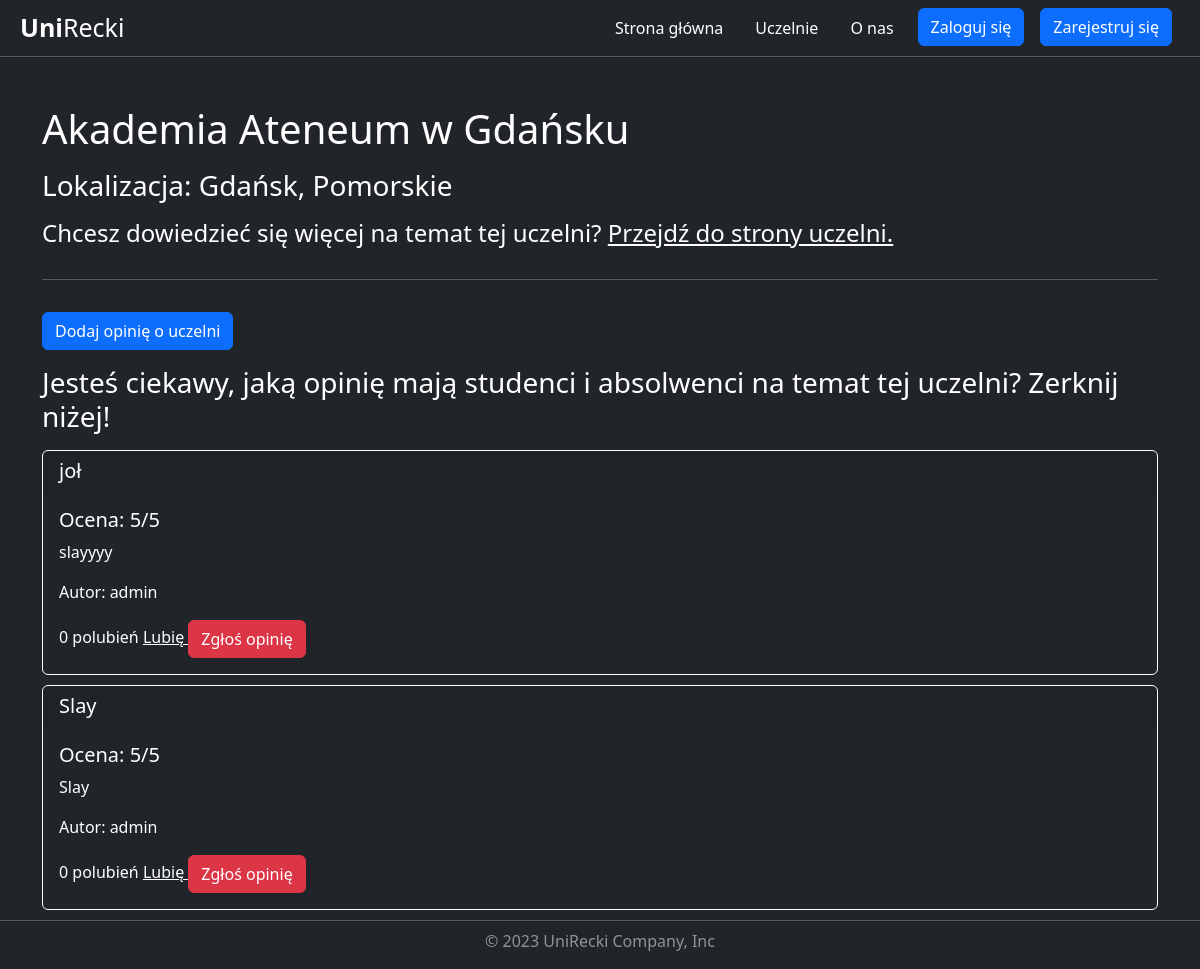
Page /university/5/ on the earlier database version.
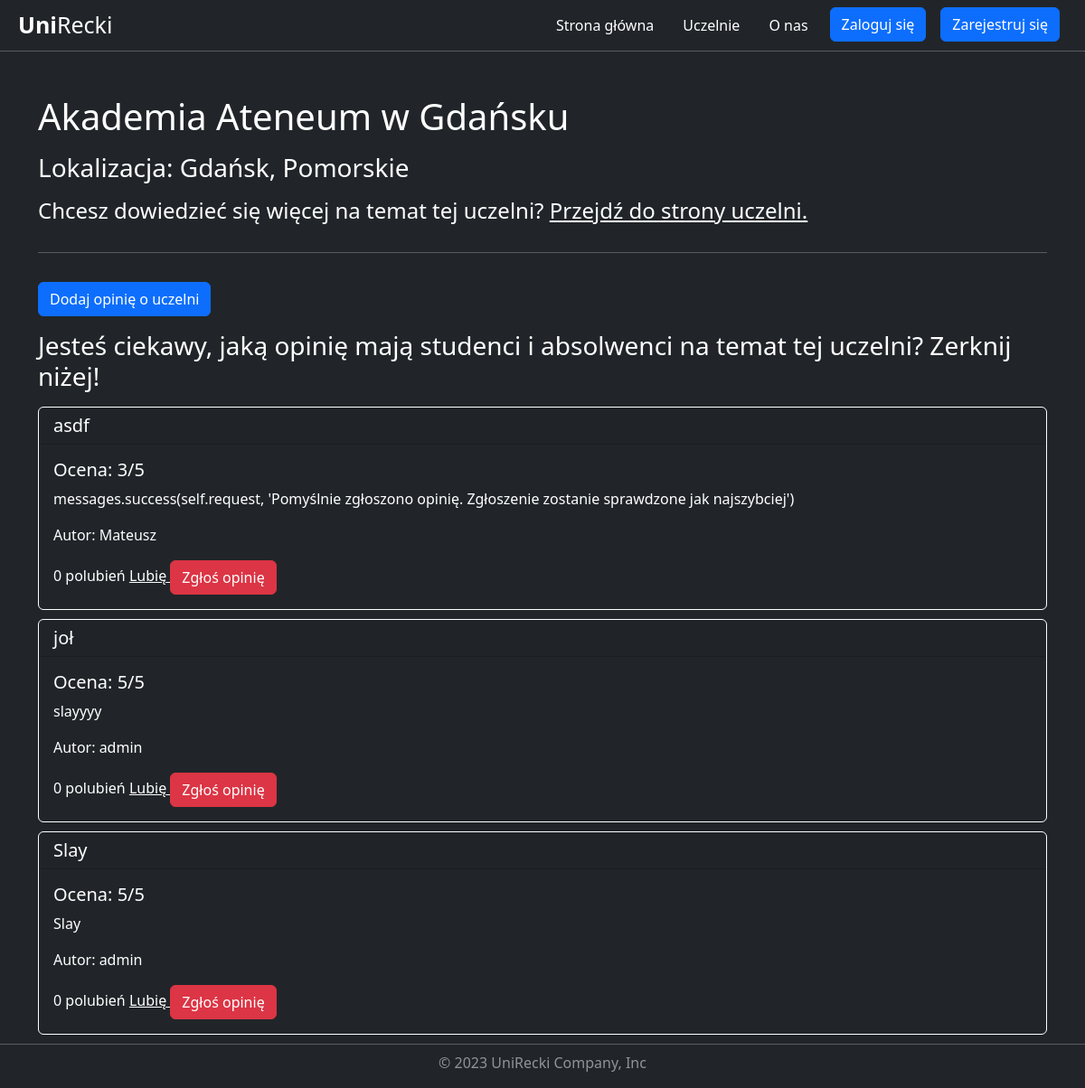
Same page on the later database version.
### universities/models.py (models this page shows, shortened)
class University(models.Model):
    name = models.CharField(max_length=150)
    voivodeship = models.CharField(max_length=150)
    city = models.CharField(max_length=150)
    link = models.CharField(max_length=150)
    class Meta:
        verbose_name = 'University'
        verbose_name_plural = 'Universities'

class Review(models.Model):
    title = models.CharField( max_length=150)
    description = models.CharField( max_length=3000)
    rating = models.IntegerField(validators=[
            MaxValueValidator(5),
            MinValueValidator(1)
        ])
    add_date = models.DateTimeField(default=timezone.now, blank=True)
    university = models.ForeignKey(University, on_delete=models.CASCADE)
    user = models.ForeignKey(User, on_delete=models.CASCADE)
    users_like = models.ManyToManyField(User, related_name='images_liked', blank=True)
    class Meta:
        verbose_name = 'Review'
        verbose_name_plural = 'Reviews'

### universities/views.py (the view)
# urls.py: path('<int:pk>/', views.UniversityDetailView.as_view(), name='university_detail'),
class UniversityDetailView(DetailView):
    model = University
    template_name = 'universities/university_detail.html'  # Replace with your desired template name
    context_object_name = 'university'
    def get_context_data(self, **kwargs):
        context = super().get_context_data(**kwargs)
        university = self.get_object()
        reviews = university.review_set.all().order_by('-add_date')
        context['reviews'] = reviews
        return context

### universities/templates/universities/university_detail.html (shortened to what this page needs)
{% extends "base.html" %}
{% load static %}
{% block css %}
    <link rel="stylesheet" href="{% static "universities/university_detail.css" %}">
{% endblock css %}
{% block content %}
    <div class="container mt-5">
        <div class="row">
            <h1 class="mb-3">{{ university.name }}</h1>
            <h3 class="mb-3">Lokalizacja: {{ university.city }}, {{ university.voivodeship | capfirst }}</h3>
        </div>
        <div class="row">
            <h4 class="mb-3">
                Chcesz dowiedzieć się więcej na temat tej uczelni? <a href="{{ university.link }}">Przejdź do strony uczelni.</a>
            </h4>
        </div>
        <hr class="mt-3">
        <a href="{% url 'review_create' university.pk %}"
           class="btn btn-primary my-3">Dodaj opinię o uczelni</a>
        <h3 class="mb-3">Jesteś ciekawy, jaką opinię mają studenci i absolwenci na temat tej uczelni? Zerknij niżej!</h3>
        {% for review in reviews %}
            <div class="card bg-dark">
                <h5 class="card-header ">{{ review.title }}</h5>
                <div class="card-body">
                    <h5 class="card-title">Ocena: {{ review.rating }}/5</h5>
                    <p class="card-text">{{ review.description }}</p>
                    <p class="card-text">Autor: {{ review.user.username }}</p>
                    {% with total_likes=review.users_like.count %}
                        <span class="count-{{ review.id }}">
                            <span class="total">{{ total_likes }}</span>
                            polubień
                        </span>
                    {% endwith %}
                    <a href="#"
                       class="like button"
                       data-id="{{ review.id }}"
                       data-action="{% if request.user in review.users_like.all %}un{% endif %}like">
                        {% if request.user not in review.users_like.all %}
                            Lubię
                        {% else %}
                            Nie lubię
                        {% endif %}
                    </a>
                    <a href="{% url 'review_report_create' review.pk %}"
                       class="btn btn-danger">Zgłoś opinię</a>
                </div>
            </div>
        {% empty %}
            <p>Brak opinii dla tej uczelni.</p>
        {% endfor %}
    </div>
{% endblock content %}

### templates/base.html (shortened to what this page needs)
{% load static %}
<!DOCTYPE html>
<html lang="en">
  <head>
    <link href="https://cdn.jsdelivr.net/npm/bootstrap@5.3.0-alpha3/dist/css/bootstrap.min.css"
          rel="stylesheet"
 />
    <link rel="stylesheet" href="{% static 'styles.css' %}" />
    {% block css %}
    {% endblock css %}
  </head>
  <body class="bg-dark">
    <nav class="navbar navbar-expand-md navbar-dark bg-dark p-2">
      <div class="container-fluid">
        <a class="navbar-brand p-0 fw-ligth bigger-font"
           href="{% url 'index' %}"><strong>Uni</strong>Recki</a>
        <div class="collapse navbar-collapse" id="navbarNavDropdown">
          <ul class="navbar-nav ms-auto">
            <li class="nav-item opacity">
              <a class="nav-link mx-2 active"
                 aria-current="page"
                 href="{% url 'index' %}">Strona główna</a>
            </li>
            <li class="nav-item opacity">
              <a class="nav-link mx-2 active" href="{% url 'university_list' %}">Uczelnie</a>
            </li>
            <li class="nav-item opacity">
              <a class="nav-link mx-2 active" href="{% url 'about' %}">O nas</a>
            </li>
            {% if not user.is_authenticated %}
              <li class="nav-item">
                <a class="btn btn-primary mx-2 my-2 my-sm-2 my-md-0 my-lg-0 my-xl-0 my-xxl-0"
                   href="{% url 'login' %}">Zaloguj się</a>
              </li>
              <li class="nav-item">
                <a class="btn btn-primary my-2 mx-2 my-sm-2 my-md-0 my-lg-0 my-xl-0 my-xxl-0"
                   href="{% url 'register' %}">Zarejestruj się</a>
              </li>
            {% endif %}
          </ul>
        </div>
      </div>
    </nav>
    <hr class="m-0" />
    <div class="min-vh-100">
      {% block content %}
      {% endblock content %}
    </div>
  </body>
  <footer class="my-2">
    <hr class="my-1" />
    <p class="text-center text-white mt-2 lower-opacity">© 2023 UniRecki Company, Inc</p>
  </footer>
</html>

### static/styles.css (style rules this page uses)
nav { color: white; }
body { color: white; }
h1 { color: white; }
a { color: white; }
h3 { color: white; }
.bigger-font { font-size: 25px; }
.lower-opacity { opacity: 0.5; }

### universities/static/universities/university_detail.css (style rules this page uses)
.card { color: white; border: 1px solid white; margin-bottom: 10px; }
.button { background-color: transparent; }
hr { color: white; }

Differences in the rows shown:
added Review: title "asdf", rating "3", description "messages.success(self.request, 'Pomyślnie zgłoszono opinię. Zgłoszenie zostanie sprawdzone jak najszybciej')", user.username "Mateusz", users_like.count "0", shows "Lubię"
